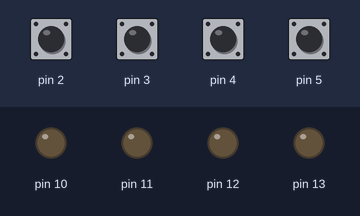
This sketch was run on a simulated Arduino Uno, built with avr-gcc and run on an emulated ATmega328P. Parts: output pins drawn as LEDs (lit = HIGH). The inputs (shaded band) are chosen by the test bench; at power-on: pin 2–5 HIGH.

Above: at 1.2 s.
1.3 s: pin 2 pulled LOW for 0.15 s
At 2.1 s:
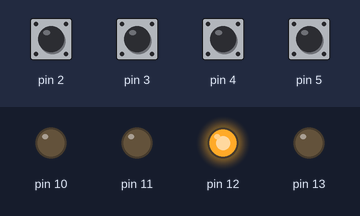
At 3.1 s:
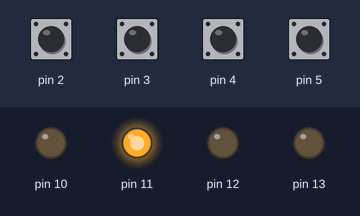
4.4 s: pin 5 pulled LOW for 0.15 s
At 5.0 s:
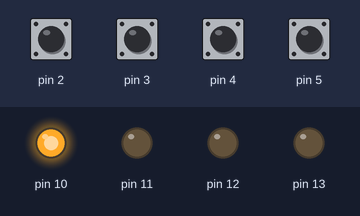
Timing chart, 0 to 13.5 s (numbered marks = the images above; inputs shaded):
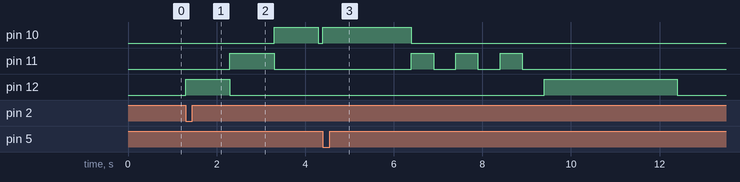

The sketch:

1411132059_h2.ino
```cpp
void setup() {
  for(int i=2;i<=5;i++){
    pinMode(i,INPUT_PULLUP);
    pinMode(i+8,OUTPUT);
  }
}
void loop() {
  if(digitalRead(5)==0){
    LED(0,0,1,20);
    for(int i=0;i<=2;i++){
    LED(0,1,0,5);
    delay(500);
    }
    LED(1,0,0,30);
  }
  if(digitalRead(2)==0){
    LED(1,0,0,10);
    LED(0,1,0,10);
    LED(0,0,1,10);
  }
  if(digitalRead(3)==0){
    LED(0,0,1,10);
    LED(0,1,0,10);
    LED(1,0,0,10);
  }
  if(digitalRead(4)==0){
    LED(1,0,0,10);
    LED(0,1,0,10);
    LED(0,0,1,10);
    LED(0,1,0,10);
  }
}
void LED(int a,int b,int c,int d){
  digitalWrite(12,a);
  digitalWrite(11,b);
  digitalWrite(10,c);
  delay(100*d);
  for (int i = 10; i <= 12; i++)digitalWrite(i, 0);
}
```

Measured:
- after the input at 1.3 s, pin 10: LOW → HIGH after 2.0 s, → LOW 1.0 s later; pin 11: LOW → HIGH after 1.0 s, → LOW 1.0 s later; pin 12: LOW → HIGH at once, → LOW 1.0 s later
- after the input at 4.4 s, pin 10: LOW → HIGH at once, → LOW 2.0 s later; pin 11: alternates HIGH for 0.50 s and LOW for 0.50 s, 6 changes in all, then stays LOW, starting after 2.0 s; pin 12: LOW → HIGH after 5.0 s, → LOW 3.0 s later
